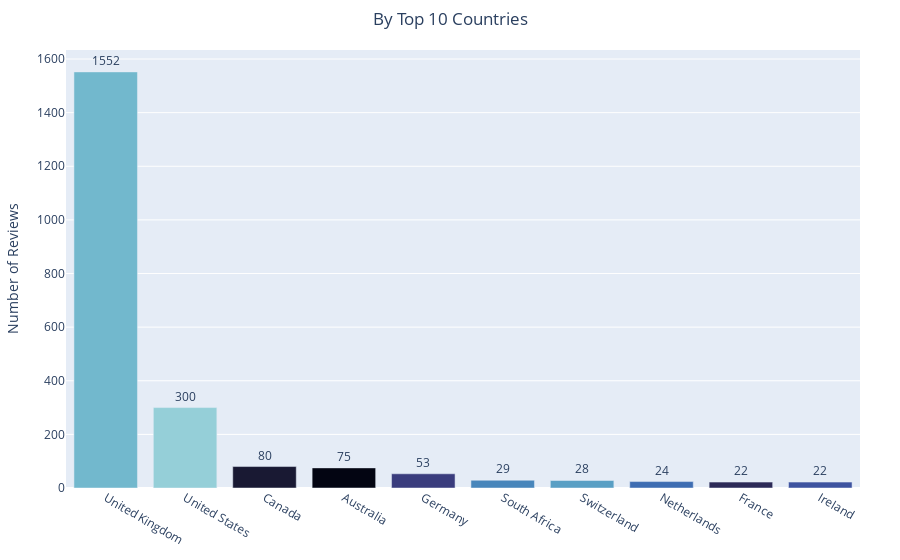

The notebook cell this image was saved under:
### Code cell
fig_country = px.bar(top10_counts, x = 'country', y = 'count',
                        color = 'country',
                        color_discrete_sequence = px.colors.sequential.ice,
                        text_auto = True)
fig_country.update_layout(hovermode="x",
                        title = "By Top 10 Countries",
                        title_x = 0.5,
                        yaxis_title = 'Number of Reviews',
                        xaxis_title = None,
                        xaxis = {'categoryorder':'total descending'},
                        showlegend = False,
                        margin = dict(l = 50, r = 40, t = 50, b = 30)
                        )
fig_country.update_traces(textposition="outside")

### Figure 1 — Plotly figure (JSON) as saved in the notebook; plotly's stock layout.template omitted (floating-point values rounded to 4 significant figures)
{"data": [{"alignmentgroup": "True", "hovertemplate": "country=%{x}<br>count=%{y}<extra></extra>", "legendgroup": "Australia", "marker": {"color": "rgb(3, 5, 18)", "pattern": {"shape": ""}}, "name": "Australia", "offsetgroup": "Australia", "orientation": "v", "showlegend": true, "textposition": "outside", "texttemplate": "%{y}", "type": "bar", "x": ["Australia"], "xaxis": "x", "y": [75], "yaxis": "y"}, {"alignmentgroup": "True", "hovertemplate": "country=%{x}<br>count=%{y}<extra></extra>", "legendgroup": "Canada", "marker": {"color": "rgb(25, 25, 51)", "pattern": {"shape": ""}}, "name": "Canada", "offsetgroup": "Canada", "orientation": "v", "showlegend": true, "textposition": "outside", "texttemplate": "%{y}", "type": "bar", "x": ["Canada"], "xaxis": "x", "y": [80], "yaxis": "y"}, {"alignmentgroup": "True", "hovertemplate": "country=%{x}<br>count=%{y}<extra></extra>", "legendgroup": "France", "marker": {"color": "rgb(44, 42, 87)", "pattern": {"shape": ""}}, "name": "France", "offsetgroup": "France", "orientation": "v", "showlegend": true, "textposition": "outside", "texttemplate": "%{y}", "type": "bar", "x": ["France"], "xaxis": "x", "y": [22], "yaxis": "y"}, {"alignmentgroup": "True", "hovertemplate": "country=%{x}<br>count=%{y}<extra></extra>", "legendgroup": "Germany", "marker": {"color": "rgb(58, 60, 125)", "pattern": {"shape": ""}}, "name": "Germany", "offsetgroup": "Germany", "orientation": "v", "showlegend": true, "textposition": "outside", "texttemplate": "%{y}", "type": "bar", "x": ["Germany"], "xaxis": "x", "y": [53], "yaxis": "y"}, {"alignmentgroup": "True", "hovertemplate": "country=%{x}<br>count=%{y}<extra></extra>", "legendgroup": "Ireland", "marker": {"color": "rgb(62, 83, 160)", "pattern": {"shape": ""}}, "name": "Ireland", "offsetgroup": "Ireland", "orientation": "v", "showlegend": true, "textposition": "outside", "texttemplate": "%{y}", "type": "bar", "x": ["Ireland"], "xaxis": "x", "y": [22], "yaxis": "y"}, {"alignmentgroup": "True", "hovertemplate": "country=%{x}<br>count=%{y}<extra></extra>", "legendgroup": "Netherlands", "marker": {"color": "rgb(62, 109, 178)", "pattern": {"shape": ""}}, "name": "Netherlands", "offsetgroup": "Netherlands", "orientation": "v", "showlegend": true, "textposition": "outside", "texttemplate": "%{y}", "type": "bar", "x": ["Netherlands"], "xaxis": "x", "y": [24], "yaxis": "y"}, {"alignmentgroup": "True", "hovertemplate": "country=%{x}<br>count=%{y}<extra></extra>", "legendgroup": "South Africa", "marker": {"color": "rgb(72, 134, 187)", "pattern": {"shape": ""}}, "name": "South Africa", "offsetgroup": "South Africa", "orientation": "v", "showlegend": true, "textposition": "outside", "texttemplate": "%{y}", "type": "bar", "x": ["South Africa"], "xaxis": "x", "y": [29], "yaxis": "y"}, {"alignmentgroup": "True", "hovertemplate": "country=%{x}<br>count=%{y}<extra></extra>", "legendgroup": "Switzerland", "marker": {"color": "rgb(89, 159, 196)", "pattern": {"shape": ""}}, "name": "Switzerland", "offsetgroup": "Switzerland", "orientation": "v", "showlegend": true, "textposition": "outside", "texttemplate": "%{y}", "type": "bar", "x": ["Switzerland"], "xaxis": "x", "y": [28], "yaxis": "y"}, {"alignmentgroup": "True", "hovertemplate": "country=%{x}<br>count=%{y}<extra></extra>", "legendgroup": "United Kingdom", "marker": {"color": "rgb(114, 184, 205)", "pattern": {"shape": ""}}, "name": "United Kingdom", "offsetgroup": "United Kingdom", "orientation": "v", "showlegend": true, "textposition": "outside", "texttemplate": "%{y}", "type": "bar", "x": ["United Kingdom"], "xaxis": "x", "y": [1552], "yaxis": "y"}, {"alignmentgroup": "True", "hovertemplate": "country=%{x}<br>count=%{y}<extra></extra>", "legendgroup": "United States", "marker": {"color": "rgb(149, 207, 216)", "pattern": {"shape": ""}}, "name": "United States", "offsetgroup": "United States", "orientation": "v", "showlegend": true, "textposition": "outside", "texttemplate": "%{y}", "type": "bar", "x": ["United States"], "xaxis": "x", "y": [300], "yaxis": "y"}], "layout": {"barmode": "relative", "hovermode": "x", "legend": {"title": {"text": "country"}, "tracegroupgap": 0}, "margin": {"b": 30, "l": 50, "r": 40, "t": 50}, "showlegend": false, "title": {"text": "By Top 10 Countries", "x": 0.5}, "xaxis": {"anchor": "y", "categoryarray": ["Australia", "Canada", "France", "Germany", "Ireland", "Netherlands", "South Africa", "Switzerland", "United Kingdom", "United States"], "categoryorder": "total descending", "domain": [0, 1], "title": {}}, "yaxis": {"anchor": "x", "domain": [0, 1], "title": {"text": "Number of Reviews"}}}}
